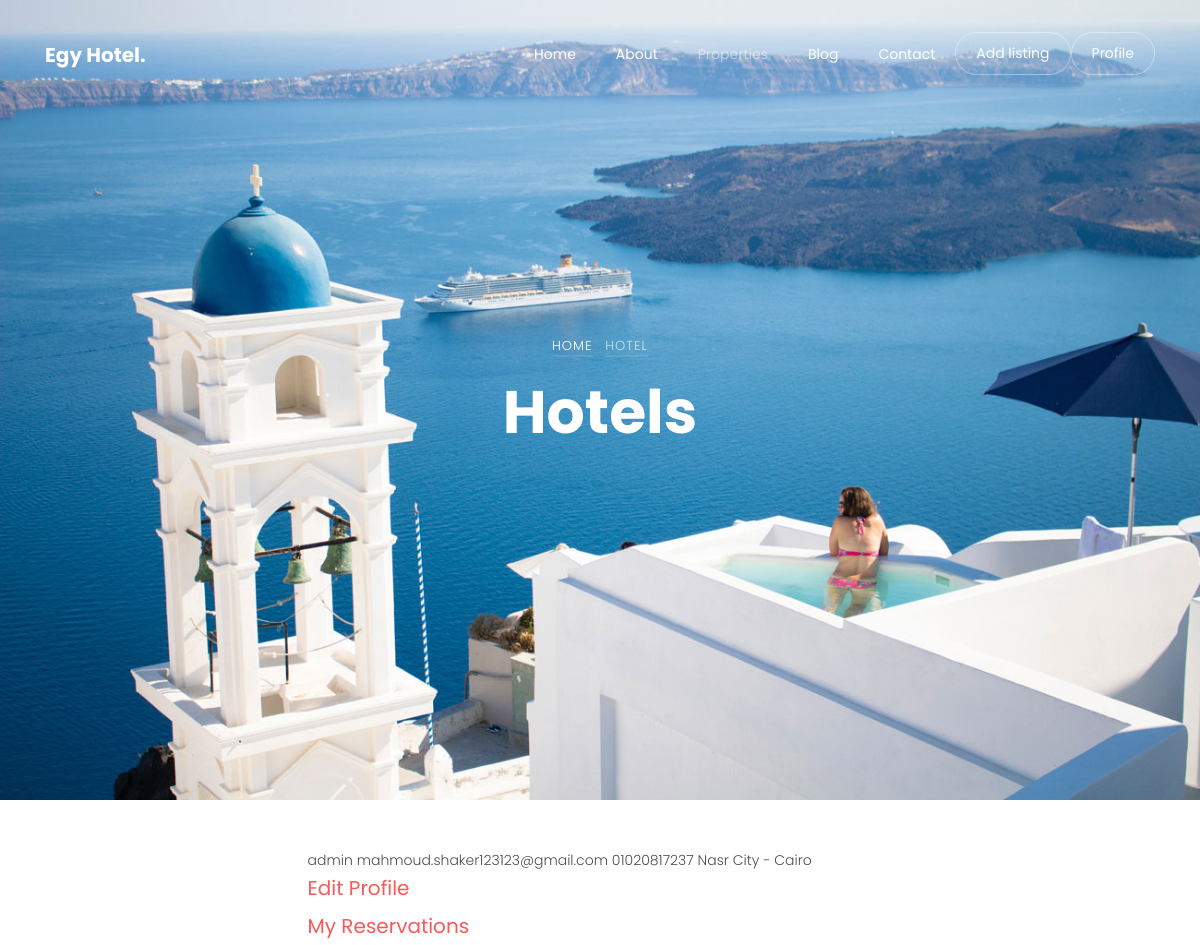
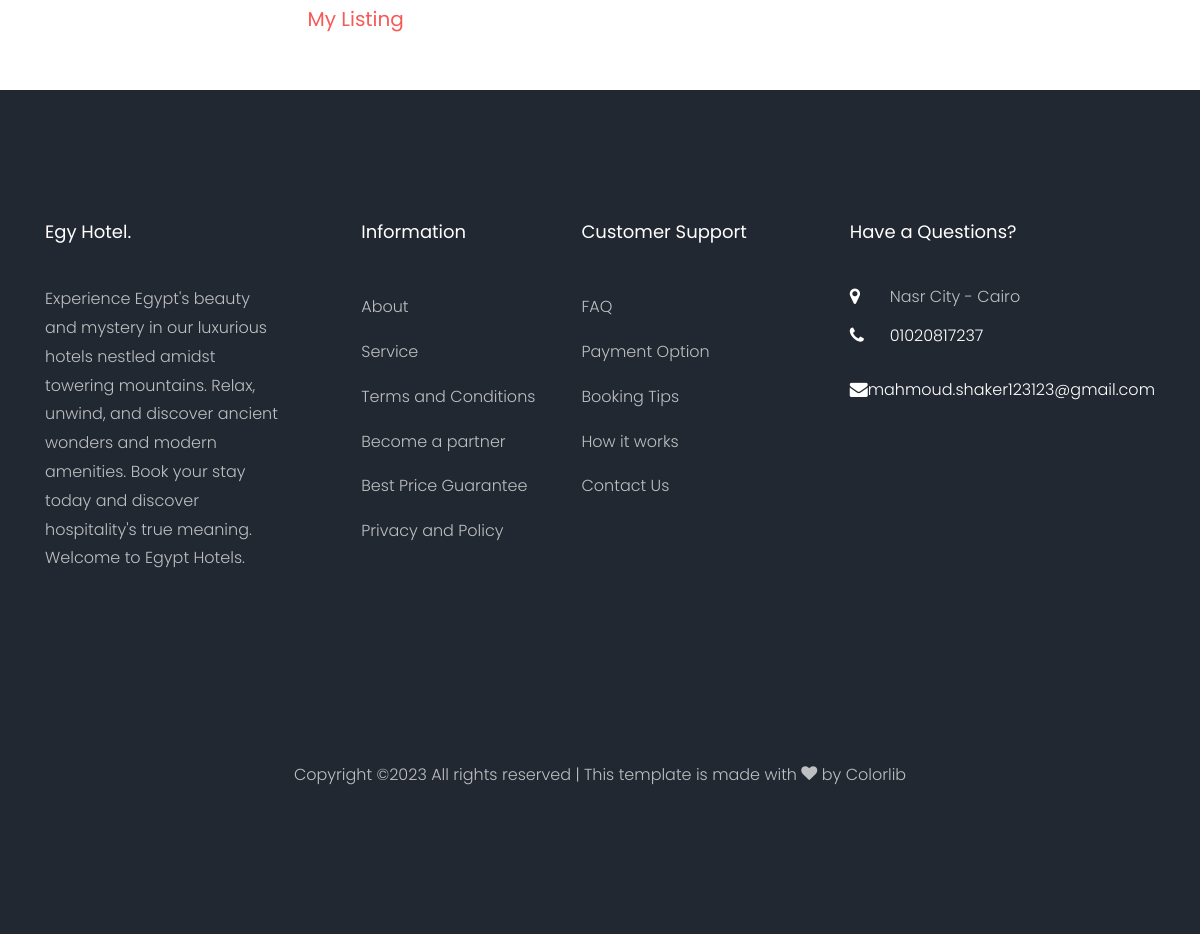
/accounts/profile/ (signed in), run on the app's committed database (2 pictures, top to bottom).
### settings/models.py (models this page shows, shortened)
class Settings(models.Model):
    site_name = models.CharField(max_length=50)
    image = models.ImageField(upload_to='settings/')
    phone = models.CharField(max_length=20)
    email = models.EmailField( max_length=254)
    description = models.TextField(max_length=300)
    fb_link = models.URLField( max_length=200)
    twitter_link = models.URLField( max_length=200)
    instagram_link = models.URLField( max_length=200)
    address = models.CharField(max_length=100)

### accounts/models.py (models this page shows, shortened)
class Profile(models.Model):
    user = models.ForeignKey(User, related_name='user_profile', on_delete=models.CASCADE)
    image = models.ImageField(upload_to='profile/'  , blank=True, null=True)
    phone_number = models.CharField(max_length=16 , blank=True, null=True)
    address = models.CharField(max_length=50 , blank=True, null=True)

### accounts/views.py (the view)
# urls.py: path('profile/',profile,name='profile'),
def profile(request):
    profile = Profile.objects.get(user = request.user)
    return render(request,'profile/profile.html',{'profile':profile})

### accounts/templates/profile/profile.html (shortened to what this page needs)
{% extends "base.html" %}
{% load static %}
{% block body %}
<div class="hero-wrap js-fullheight" style="background-image: url({% static 'images/bg_5.jpg' %});">
	<div class="container">
		<div class="row no-gutters slider-text js-fullheight align-items-center justify-content-center"
			data-scrollax-parent="true">
			<div class="col-md-9 ftco-animate text-center" data-scrollax=" properties: { translateY: '70%' }">
				<p class="breadcrumbs" data-scrollax="properties: { translateY: '30%', opacity: 1.6 }"><span
						class="mr-2"><a href="index.html">Home</a></span> <span>Hotel</span></p>
				<h1 class="mb-3 bread" data-scrollax="properties: { translateY: '30%', opacity: 1.6 }">Hotels</h1>
			</div>
		</div>
	</div>
</div>
<div class="row">
    <div class="col-md-6 mx-auto mt-5 mb-5">
        {{profile.user.username}}
        {{profile.user.email}}
        {{profile.phone_number}}
        {{profile.address}}
		<h5><a href="{% url 'accounts:profile_edit' %}">Edit Profile</a></h5>
		<h5><a href="{% url 'accounts:reservation' %}">My Reservations</a></h5>
		<h5><a href="{% url 'accounts:profile_edit' %}">My Listing</a></h5>
    </div>
</div>
{% endblock %}

### templates/base.html (shortened to what this page needs)
{% load static %}
<!DOCTYPE html>
<html lang="en">
<head>
  <link rel="stylesheet" href="{% static 'css/open-iconic-bootstrap.min.css'%}">
  <link rel="stylesheet" href="{% static 'css/animate.css'%}">
  <link rel="stylesheet" href="{% static 'css/owl.carousel.min.css'%}">
  <link rel="stylesheet" href="{% static 'css/owl.theme.default.min.css'%}">
  <link rel="stylesheet" href="{% static 'css/magnific-popup.css'%}">
  <link rel="stylesheet" href="{% static 'css/aos.css'%}">
  <link rel="stylesheet" href="{% static 'css/ionicons.min.css'%}">
  <link rel="stylesheet" href="{% static 'css/bootstrap-datepicker.css'%}">
  <link rel="stylesheet" href="{% static 'css/jquery.timepicker.css'%}">
  <link rel="stylesheet" href="{% static 'css/flaticon.css'%}">
  <link rel="stylesheet" href="{% static 'css/icomoon.css'%}">
  <link rel="stylesheet" href="{% static 'css/style.css'%}">
</head>
<body>
  <nav class="navbar navbar-expand-lg navbar-dark ftco_navbar bg-dark ftco-navbar-light" id="ftco-navbar">
    <div class="container">
      <a class="navbar-brand" href="/">{{myfooter.site_name}}</a>
      <div class="collapse navbar-collapse" id="ftco-nav">
        <ul class="navbar-nav ml-auto">
          <li class="nav-item"><a href="/" class="nav-link">Home</a></li>
          <li class="nav-item"><a href="{% url 'about:about' %}" class="nav-link">About</a></li>
          <li class="nav-item active"><a href="{% url 'property:property_list' %}" class="nav-link">Properties</a></li>
          <li class="nav-item"><a href="{% url 'blog:post_list' %}" class="nav-link">Blog</a></li>
          <li class="nav-item"><a href="{% url 'home:contact_us' %}" class="nav-link">Contact</a></li>
          <li class="nav-item cta"><a href="contact.html" class="nav-link"><span>Add listing</span></a></li>
          {% if request.user.is_authenticated %}
            <li class="nav-item cta"><a href="{% url 'accounts:profile' %}" class="nav-link">Profile</a></li>
          {% else %}
            <li class="nav-item cta"><a href="{% url 'login' %}" class="nav-link"><span>Login</span></a></li>
            <li class="nav-item cta"><a href="{% url 'accounts:signup' %}" class="nav-link"><span>Signup</span></a></li>
          {% endif %}
        </ul>
      </div>
    </div>
  </nav>
  {% block body %}
  {% endblock body %}
  <footer class="ftco-footer ftco-bg-dark ftco-section">
    <div class="container">
      <div class="row mb-5">
        <div class="col-md">
          <div class="ftco-footer-widget mb-4">
            <h2 class="ftco-heading-2">{{myfooter.site_name}}</h2>
            <p>{{myfooter.description}}</p>
            <ul class="ftco-footer-social list-unstyled float-md-left float-lft mt-5">
            </ul>
          </div>
        </div>
        <div class="col-md">
          <div class="ftco-footer-widget mb-4 ml-md-5">
            <h2 class="ftco-heading-2">Information</h2>
            <ul class="list-unstyled">
              <li><a href="#" class="py-2 d-block">About</a></li>
              <li><a href="#" class="py-2 d-block">Service</a></li>
              <li><a href="#" class="py-2 d-block">Terms and Conditions</a></li>
              <li><a href="#" class="py-2 d-block">Become a partner</a></li>
              <li><a href="#" class="py-2 d-block">Best Price Guarantee</a></li>
              <li><a href="#" class="py-2 d-block">Privacy and Policy</a></li>
            </ul>
          </div>
        </div>
        <div class="col-md">
          <div class="ftco-footer-widget mb-4">
            <h2 class="ftco-heading-2">Customer Support</h2>
            <ul class="list-unstyled">
              <li><a href="#" class="py-2 d-block">FAQ</a></li>
              <li><a href="#" class="py-2 d-block">Payment Option</a></li>
              <li><a href="#" class="py-2 d-block">Booking Tips</a></li>
              <li><a href="#" class="py-2 d-block">How it works</a></li>
              <li><a href="#" class="py-2 d-block">Contact Us</a></li>
            </ul>
          </div>
        </div>
        <div class="col-md">
          <div class="ftco-footer-widget mb-4">
            <h2 class="ftco-heading-2">Have a Questions?</h2>
            <div class="block-23 mb-3">
              <ul>
                <li><span class="icon icon-map-marker"></span><span class="text">{{myfooter.address}}</span></li>
                <li><a href="#"><span class="icon icon-phone"></span><span class="text">{{myfooter.phone}}</span></a></li>
                <li><a href="#"><span class="icon icon-envelope"></span><span
                      class="text">{{myfooter.email}}</span></a></li>
              </ul>
            </div>
          </div>
        </div>
      </div>
      <div class="row">
        <div class="col-md-12 text-center">
          <p>
            Copyright &copy; All rights reserved | This template is made with <i class="icon-heart" aria-hidden="true"></i> by
            <a href="https://colorlib.com" target="_blank">Colorlib</a>
          </p>
        </div>
      </div>
    </div>
  </footer>
</body>
</html>

### static/css/icomoon.css (style rules this page uses)
[class^="icon-"], [class*=" icon-"] { font-family: 'icomoon' !important; speak: none; font-style: normal; font-weight: normal; font-variant: normal; text-transform: none; line-height: 1; -webkit-font-smoothing: antialiased; -moz-osx-font-smoothing: grayscale; }
.icon-heart:before { content: "\f004"; }
.icon-map-marker:before { content: "\f041"; }
.icon-phone:before { content: "\f095"; }
.icon-envelope:before { content: "\f0e0"; }

### data on the page
Settings: site_name "Egy Hotel.", description "Experience Egypt's beauty and mystery in our luxurious hotels nestled amidst towering mountains. Relax, unwind, and discover ancient wonders and modern amenities. Book your stay today and discover hospitality's true meaning. Welcome to Egypt Hotels.", address "Nasr City - Cairo", phone "01020817237", email "mahmoud.shaker123123@gmail.com"
Profile: user.username "admin", user.email "mahmoud.shaker123123@gmail.com", phone_number "01020817237", address "Nasr City - Cairo"
